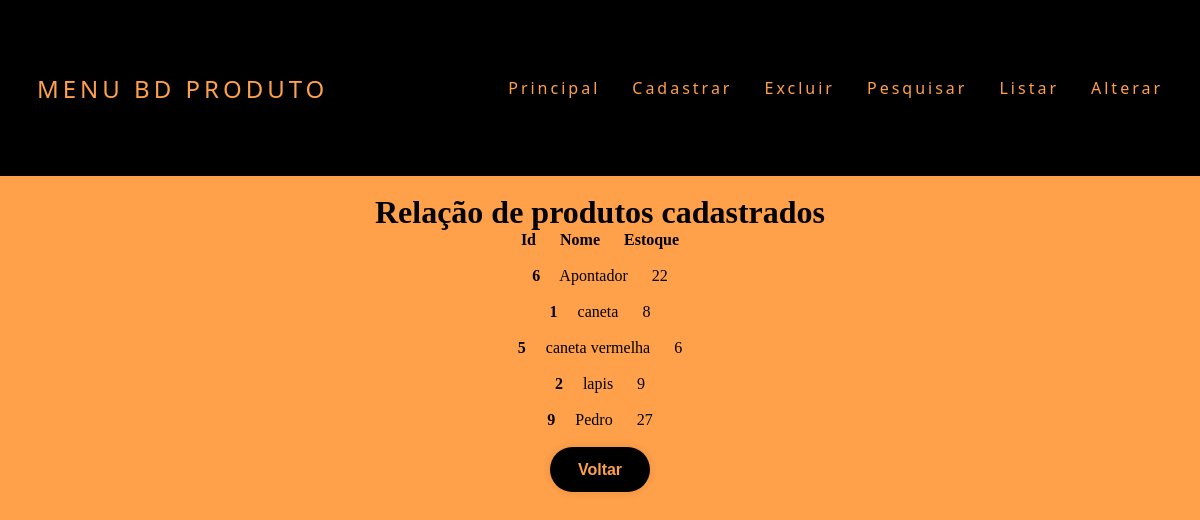
The page /BdProduto/Listar.php on the database its author committed.
### tables this page shows
CREATE TABLE `produtos` (
  `id` int(11) NOT NULL,
  `nome` varchar(50) NOT NULL,
  `estoque` int(11) NOT NULL
);

### BdProduto/Produto.php (called while the page is built, shortened)
<?php
class Produto{
    function listar(){
        try{
            $this-> conn = new Conectar();
            $sql = $this->conn->query("select * from produtos order by nome");
            $sql->execute();
            return $sql->fetchAll();
        }
        catch(PDOException $exc){
            echo "Erro ao executar consulta. " . $exc->getMessage();
        }
    }
}

### BdProduto/Listar.php (the view, shortened to what this page needs)
<html>
    <head><meta charset = "UTF-8">
        <link rel="stylesheet" href="CSS/Site.css">
        <link rel="stylesheet" href="CSS/listar.css">
    </head>
    <body>
    <header>
        <nav>
            <a class="logo">Menu BD Produto</a>
            <ul class="nav-list">
                <li>Principal</li>
                <li><a href="Cadastrar.php">Cadastrar</a></li>
                <li><a href="ExcluirProduto.php">Excluir</a></li>
                <li><a href="PesquisarProduto.php">Pesquisar</a></li>
                <li><a href="Listar.php">Listar</a></li>
                <li><a href="consultar_alt.php">Alterar</a></li>
            </ul>
        </nav>
    </header><br>
        <h1>Relação de produtos cadastrados</h1></div>
<?php
    include_once 'Produto.php';
    $p = new Produto();
    $pro_bd=$p-> listar();
    ?>
    <div style='text-align: center;'>
    <b> Id &nbsp;&nbsp;&nbsp;&nbsp; Nome &nbsp;&nbsp;&nbsp;&nbsp; Estoque</b>
    <?php
        foreach($pro_bd as $pro_mostrar){
            ?>
            <br><br>
            <b> <?php echo $pro_mostrar[0]; ?></b>&nbsp;&nbsp;&nbsp;&nbsp;
                <?php echo $pro_mostrar[1]; ?>    &nbsp;&nbsp;&nbsp;&nbsp;
                <?php echo $pro_mostrar[2]; ?>
            <?php
        }
            echo "<br><br><button><a href = 'MenuBDProduto.html'>Voltar </a></button> "; ?>
    </body>
</html>

### BdProduto/CSS/Site.css (style rules this page uses)
* { margin: 0%; padding: 0%; }
a { color: #ffa04a; text-decoration: none; transition: 0.3s; }
.logo { font-size: 24px; text-transform: uppercase; letter-spacing: 4px; }
nav { display: flex; justify-content: space-around; align-items: center; font-family: system-ui,-apple-system, Helvetica, Arial, Helvetica, sans-serif; background: black; height: 22vh; }
ul { color: #ffa04a; }
.nav-list { list-style: none; display: flex; }
.nav-list li { letter-spacing: 3px; margin-left: 32px; }

### BdProduto/CSS/listar.css (style rules this page uses)
body { background-color: #ffa04a; }
h1 { text-align: center; }
button { height: 45px; width: 100px; background: black; border: none; outline: none; border-radius: 40px; box-shadow: 0 0 10px rgba(0, 0, 0, 0.1); cursor: pointer; font-size: 16px; color: #ffa04a; font-weight: 600; }

### rows shown on the page
produtos: id "6", nome "Apontador", estoque "22"
produtos: id "1", nome "caneta", estoque "8"
produtos: id "5", nome "caneta vermelha", estoque "6"
produtos: id "2", nome "lapis", estoque "9"
produtos: id "9", nome "Pedro", estoque "27"
